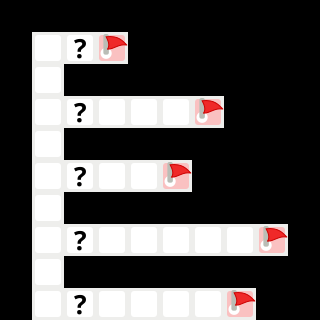

A level layout from a 2D game, rendered from its tile map. Below: a short description, then the map file with its tile-grid data intact:
An orthogonal 10x10 tile map with 32x32 px tiles, 1 tile layer (Calque de Tuiles 1).

<map version="1.5" tiledversion="1.7.0" orientation="orthogonal" renderorder="right-down" width="10" height="10" tilewidth="32" tileheight="32" infinite="0" nextlayerid="4" nextobjectid="2">
 <editorsettings>
  <export target="lvl7.csv" format="csv" />
 </editorsettings>
 <tileset firstgid="1" source="vbot_tilemap.tsx" />
 <layer id="1" name="Calque de Tuiles 1" width="10" height="10">
  <data encoding="csv">
4,4,4,4,4,4,4,4,4,4,
4,1,5,2,4,4,4,4,4,4,
4,1,4,4,4,4,4,4,4,4,
4,1,5,1,1,1,2,4,4,4,
4,1,4,4,4,4,4,4,4,4,
4,1,5,1,1,2,4,4,4,4,
4,1,4,4,4,4,4,4,4,4,
4,1,5,1,1,1,1,1,2,4,
4,1,4,4,4,4,4,4,4,4,
4,1,5,1,1,1,1,2,4,4
</data>
 </layer>
</map>
